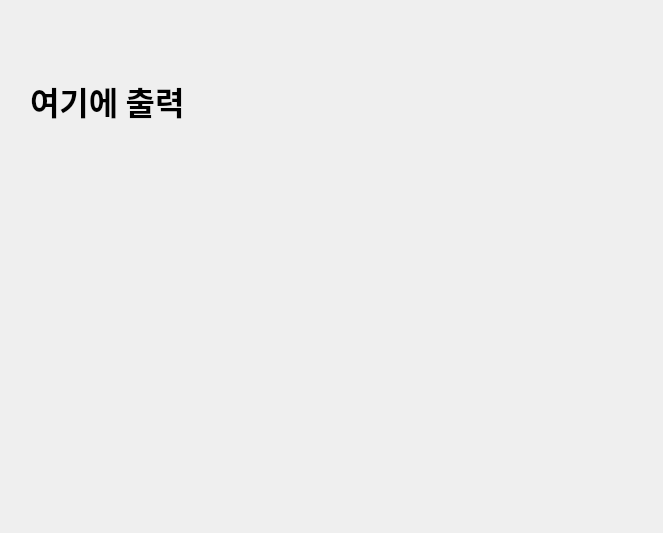
<?xml version="1.0" encoding="UTF-8"?>
<ui version="4.0">
 <class>Dialog</class>
 <widget class="QDialog" name="Dialog">
  <property name="geometry">
   <rect>
    <x>0</x>
    <y>0</y>
    <width>663</width>
    <height>533</height>
   </rect>
  </property>
  <property name="windowTitle">
   <string>Dialog</string>
  </property>
  <widget class="QLabel" name="label">
   <property name="geometry">
    <rect>
     <x>30</x>
     <y>60</y>
     <width>601</width>
     <height>81</height>
    </rect>
   </property>
   <property name="font">
    <font>
     <family>맑은 고딕</family>
     <pointsize>24</pointsize>
     <weight>75</weight>
     <bold>true</bold>
    </font>
   </property>
   <property name="text">
    <string>여기에 출력</string>
   </property>
  </widget>
 </widget>
 <resources/>
 <connections/>
</ui>
